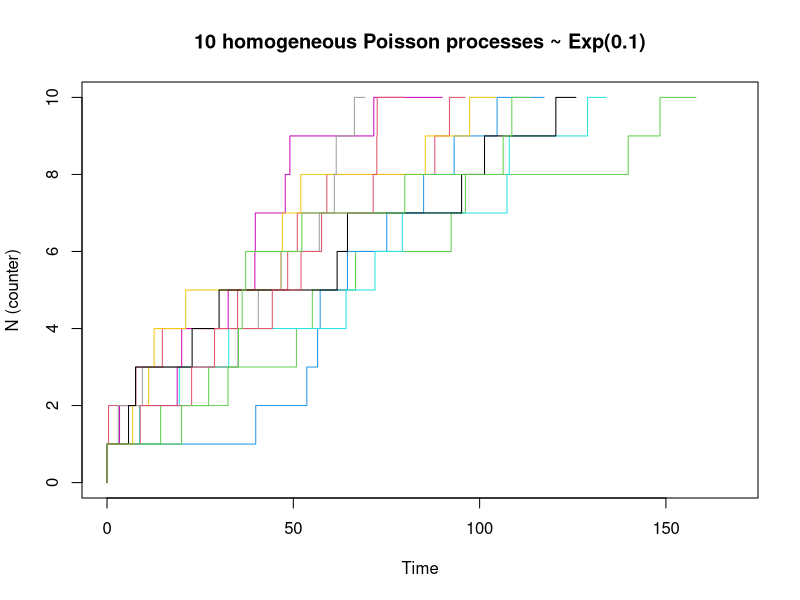
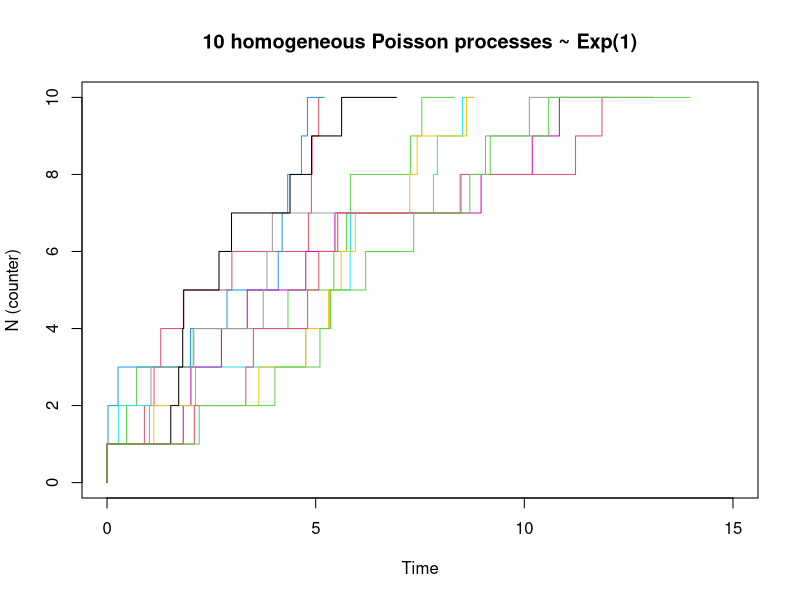
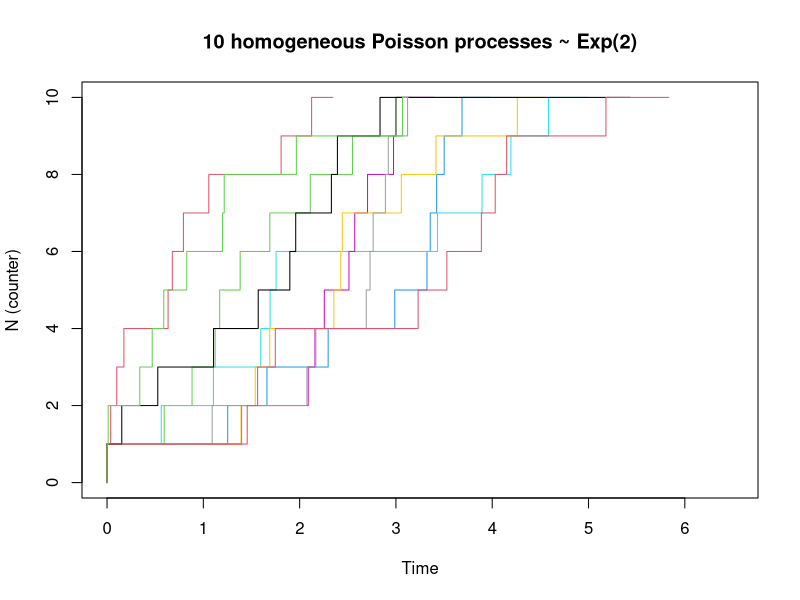
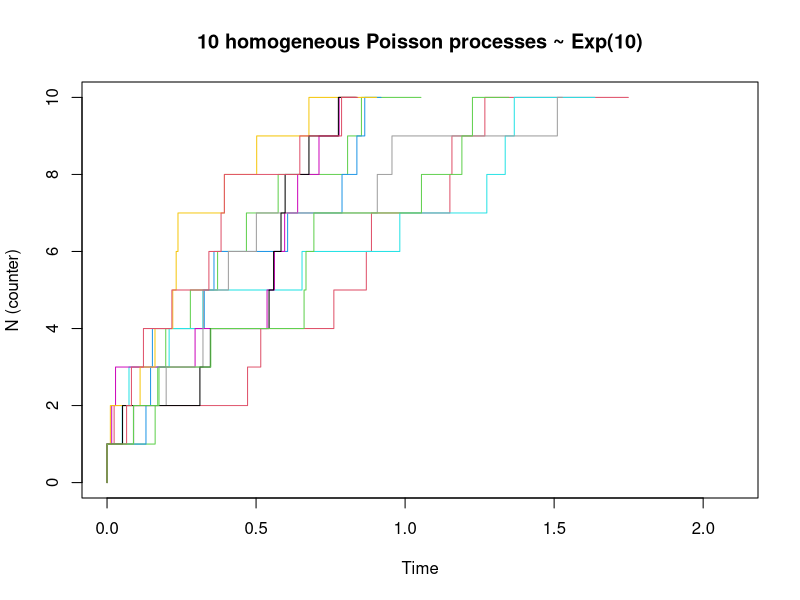

Reproduce these figures in R, in order.
## ---- chunk 1
knitr::opts_chunk$set(echo = TRUE)
## ---- chunk 2

homogeneous_poisson_process_simulation <- function(
  parameter, process_length, simulation_number
){
  ### Generates <simulation_number> homogeneous Poisson process simulations 
  ### with parameter <parameter> as input, with a maximum process length of
  ### <process_length>.
  #
  # Samples <process_length> exponential distribution with parameter 
  # <parameter> a <simulation_number> number of times.
  # Yiels a <simulation_number>*<process_length> matrix of IID exponential
  # random variables. It corresponds to the list of \tilde{T}^k used to 
  # build a homogeneous Poisson process
  simulations = matrix(rexp(process_length*simulation_number, parameter), 
                       nrow = simulation_number, ncol = process_length)
  # Adds the 0-column
  simulations = cbind(matrix(0,nrow = simulation_number, ncol=1), simulations)
  # Performs a row-wise cumulative sum to yield the list of T^j corresponding 
  # to a homogeneous Poisson process
  simulations = t(apply(simulations, 1, cumsum))
  # Computes the counter
  counter = c(0:process_length)
  # Returns
  return(list("counter"=counter, "simulations"=simulations))
}

## ---- chunk 3

plot_trajectories <- function(poisson_processes, parameter) {
  ### Generates a trajectory plot for the first four instances of a list of
  ### Poisson processes.
  #
  # Generates the counter values
  counter = c(0:(dim(poisson_processes)[2]-1))
  # Plots
  plot(poisson_processes[1,],counter,type="S",col=2,lwd=1,
       xlab="Time", ylab="N (counter)",
       xlim=c(0, round(max(c(poisson_processes[1:10,])))+1/parameter),
       main=paste("10 homogeneous Poisson processes ~ Exp(",
                  parameter,")",sep=""))
  for (i in 2:10) {
    lines(poisson_processes[i,],counter,type="S",lwd=1,col=i+1)
  }
}

## ---- chunk 4

n_simulations = 1000
simulation_length = 10 # corresponds to a maximum counter/number of jumps
parameters = c(0.1, 1, 2, 10)

for (parameter in parameters){
  simulations = homogeneous_poisson_process_simulation(
    parameter,simulation_length,n_simulations
  )
  plot_trajectories(simulations$simulations, parameter)
}

